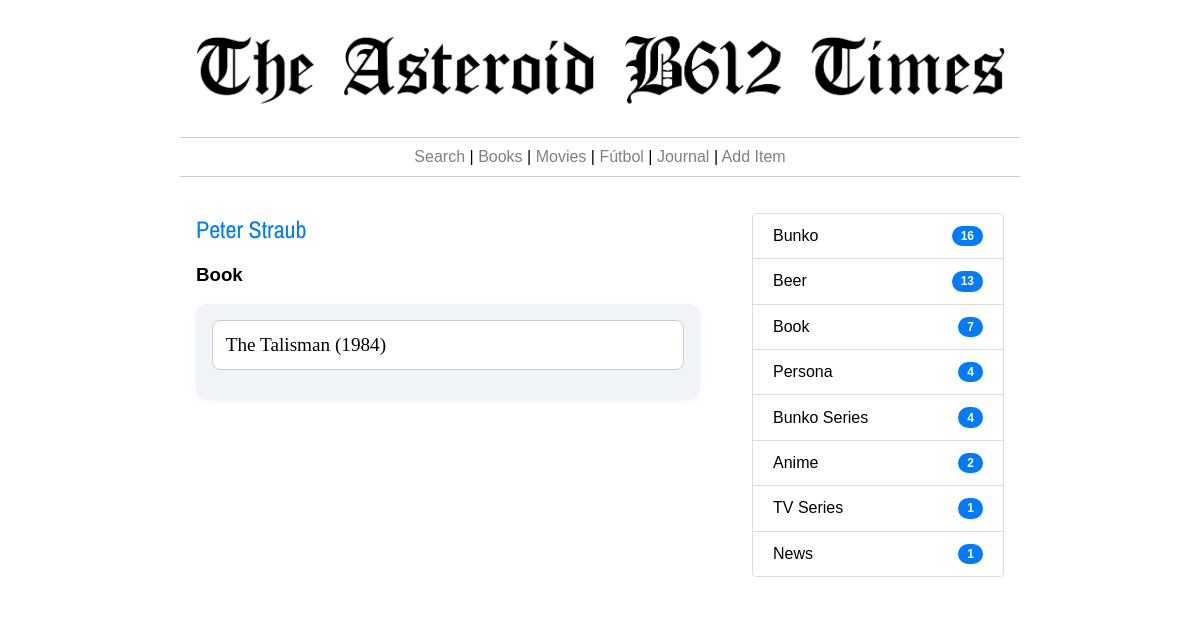
Before: /related-items/45 with the older database file.
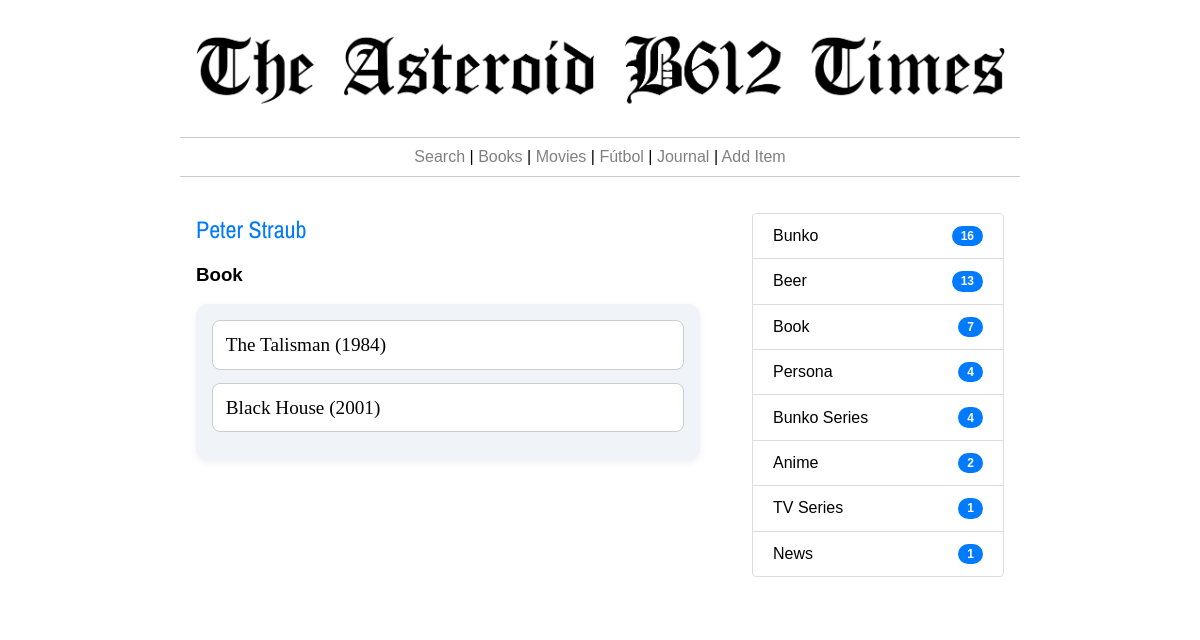
After: the same page with the newer database file.
### thetimes/models.py (models this page shows, shortened)
class Item(models.Model):
    titulo = models.CharField(max_length=255)
    tipo = models.ForeignKey(Category, on_delete=models.CASCADE)
    contenido = models.TextField()
    fecha_creacion = models.DateTimeField()
    fecha_edicion = models.DateTimeField()
    consumido = models.BooleanField(default=False)
    @property
    def periodo(self):
        this_v = None
        pubyear = None
        if self.tipo.category.lower() in ['book','bunko']:
            npubyear = AttrInteger.objects.filter(item=self,att_name='pubyear').count()
            if npubyear > 0:
                pubyear = AttrInteger.objects.filter(item=self,att_name='pubyear').latest('id')
                this_v = f"({pubyear.att_value})"
        return this_v

class AttrItem(models.Model):
    item = models.ForeignKey(Item,on_delete=models.CASCADE,related_name="parent_item")
    child = models.ForeignKey(Item,on_delete=models.CASCADE,related_name="child_item")
    rel_name = models.CharField(max_length=255)

class Category(models.Model):
    category = models.CharField(max_length=255)
    @property
    def nitems(self):
        n_w = Item.objects.filter(tipo = self).count()
        return n_w

class AttrInteger(models.Model):
    item = models.ForeignKey(Item,on_delete=models.CASCADE)
    att_name = models.CharField(max_length=255)
    att_value = models.IntegerField()

### thetimes/views.py (the view)
# urls.py: path('related-items/<item>', views.relatedItems, name='relatedItems'),
def relatedItems(request,item):
	this_item = Item.objects.get(pk=int(item))
	tipos = []
	categories = AttrItem.objects.filter(item=this_item).values_list('child__tipo__category', flat=True).distinct()
	for cat in categories:
		items_cat = AttrItem.objects.filter(item=this_item, child__tipo__category=cat)
		tipos.append({'cat':cat,'items':items_cat})
	cats = sorted(Category.objects.all(),key=lambda t: t.nitems, reverse=True)
	return render(request,'related-items.html',{'this_item':this_item,'tipos':tipos,'cats':cats})

### thetimes/templates/related-items.html (shortened to what this page needs)
{% extends 'base_times.html' %}
{% load static %}
{% block izquierda %}
  <h2><a href="{% url 'item' this_item.id %}" style="text-decoration:none; color:#007bff; ">{{this_item.titulo}}{% if this_item.periodo %}&nbsp;{{this_item.periodo}}{% endif %}</a></h2>
  {% if tipos %}
    {% for t in tipos %}
      <h3>{{t.cat}}</h3>
      <ul class="styled-list">
         {% for i in t.items %}
          <li>
            <span class="main-item"><a href="{% url 'item' i.child.id %}" style="text-decoration:none; color:black;">{% if i.child.consumido%}&#9989;&nbsp;{%endif%}{{i.child.titulo}}{% if i.child.periodo %}&nbsp;{{i.child.periodo}}{% endif %}</a></span>
          </li>
        {% endfor %}
      </ul>
    {% endfor %}
  {% endif %}
{% endblock %}
{% block derecha %}
<ul class="list-group">
    {% for c in cats %}
      {% if c.nitems > 0 %}
        <li class="list-group-item"><a href="{% url 'categoria' c.id %}" style="text-decoration:none; color:black;">{{c.category|capfirst}}</a> <span class="badge badge-pill">{{c.nitems}}</span></li>
      {% endif %}
    {% endfor %}
</ul>
{% endblock %}

### thetimes/templates/base_times.html (shortened to what this page needs)
{% load static%}
<!DOCTYPE html>
<html lang="es">
<head>
  <link rel="stylesheet" href="https://cdn.jsdelivr.net/npm/flatpickr/dist/flatpickr.min.css">
</head>
<body>
  <div class="contenedor">
    <div class="encabezado">
      <a href="{% url 'homepage' %}"><img src="/media/assets/times_logo.png" alt="Imagen encabezado"></a>
    </div>
    <div class="fecha">
      {% block cinta %}<a href="{% url 'searchPage' %}" style="text-decoration:none; color:grey;">Search</a> | <a href="{% url 'bookHistory' %}" style="text-decoration:none; color:grey;">Books</a> | <a href="https://svtimes.pythonanywhere.com/movies/1" style="text-decoration:none; color:grey;">Movies</a> | <a href="https://svtimes.pythonanywhere.com/" style="text-decoration:none; color:grey;">Fútbol</a> | <a href="https://svtimes.pythonanywhere.com/journal/1" style="text-decoration:none; color:grey;">Journal</a> | <a href="{% url 'addItem' %}" style="text-decoration:none; color:grey;">Add Item</a>{% endblock %}
    </div>
    <div class="contenido">
      <div class="caja izquierda">
        {% block izquierda %}{% endblock %}
      </div>
      <div class="caja derecha">
        {% block derecha %}{% endblock %}
      </div>
    </div>
  </div>
</body>
</html>

Changed rows visible on the page:
added AttrItem: child.titulo "Black House", child.periodo "(2001)"
